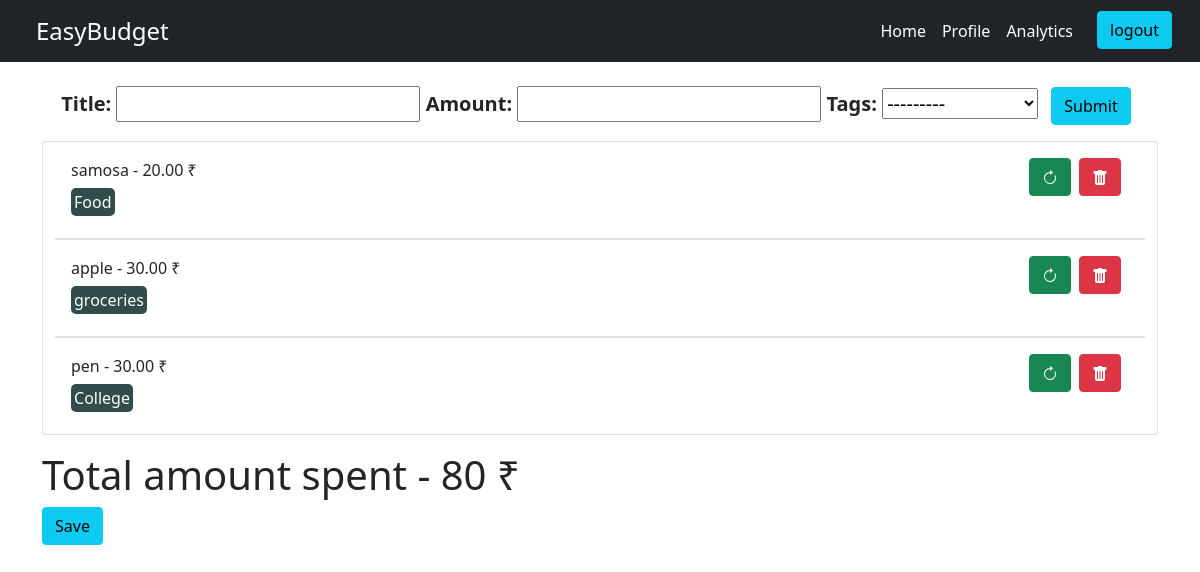
/ (signed in), run on the app's committed database.
### budget/models.py (models this page shows, shortened)
class Item(models.Model):
    user = models.ForeignKey(User,on_delete=models.CASCADE, null = True,related_name="itemOwner")
    title = models.CharField(max_length=50)
    amount = models.DecimalField(max_digits=10000, decimal_places=2)
    tags = models.ForeignKey('Tag',null = True,on_delete=DO_NOTHING)
    created = models.DateTimeField(auto_now_add=True)
    id = models.UUIDField(default=uuid.uuid4, unique = True, primary_key=True, editable=False)

class Tag(models.Model):
    name = models.CharField(max_length= 200)
    created = models.DateTimeField(auto_now = True)
    id = models.UUIDField(default = uuid.uuid4, unique = True , primary_key=True, editable=False)
    def __str__(self):
        return self.name

### budget/views.py (the view)
# urls.py: path('', views.home, name='home'),
@login_required(login_url='login')
def home(request):
    items = Item.objects.filter(user = request.user)
    form = ItemForm()
    total = 0
    for item in items:
        total += int(item.amount)
    if request.user.is_authenticated:
        if request.method == "POST":
            user = request.user
            form = ItemForm(request.POST)
            if form.is_valid:
                itemList = form.save(commit=False)
                itemList.user = user
                itemList.save()
                return redirect('home')
    context = {'form':form, 'items':items,'total':total}
    print(request.user)
    return render(request,'budget/home.html',context)

### budget/forms.py
class ItemForm(ModelForm):
    class Meta:
         model = Item
         fields = ['title', 'amount','tags']

### budget/templates/budget/home.html (shortened to what this page needs)
{% extends 'main.html' %}
{%load crispy_forms_tags %}
{% block content %}
<div class="container-sm my-4">
    <div class="mt-4 d-flex justify-content-center fs-5 fw-bold">
        <form action="{% url 'home' %}" method="POST">
            {{form}}
            <input type="submit" class = "btn btn-info mx-2">
        </form>
    </div>
    <div class="container card my-3">
      {% for item in user.itemOwner.all %}
      <ul class="list-group list-group-flush fs-6">
        <li class="list-group-item my-2">
          {{item.title}} - {{item.amount}} &#8377
          <span><a class = "btn btn-danger float-end mx-2" href="{% url 'delete-item' item.id %}"></a></span>
          <span><a class = "btn btn-success float-end" href="{% url 'update-item' item.id %}"></a></span>
          <div class = "my-2">
              <span class="chip">{{item.tags}}</span>
          </div>
        </li>
      </ul>
      {% endfor %}
    </div>
    <h1>Total amount spent - {{total}} &#8377</h1>
    <button class = "btn btn-info">Save</button>
</div>
{% endblock content %}

### budget/templates/budget/home.html (style rules this page uses)
.chip { padding: .19rem; height: 52px; border-radius: 5px; background-color: #324B4B; color:white; }

### data on the page
Item: title "samosa", amount "20.00", tags "Food"
Item: title "apple", amount "30.00", tags "groceries"
Item: title "pen", amount "30.00", tags "College"

### other printed values
{{ total }} "80"
